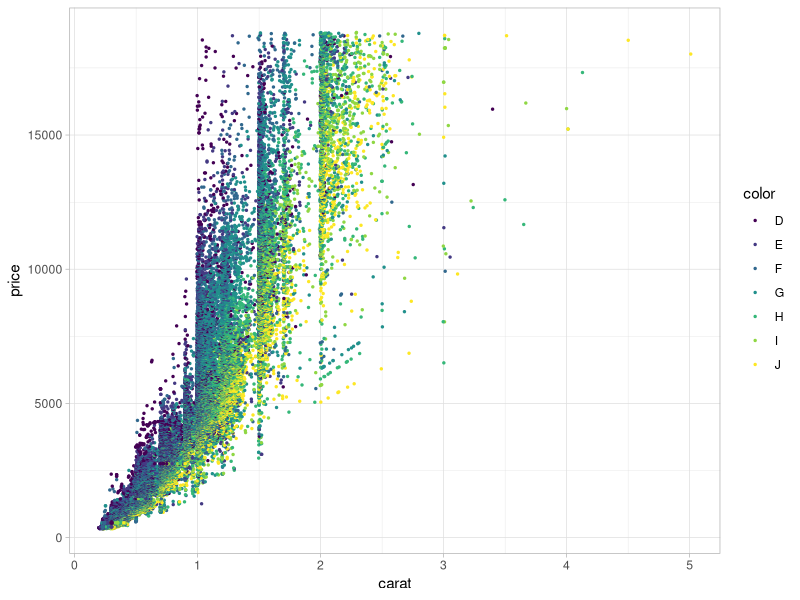
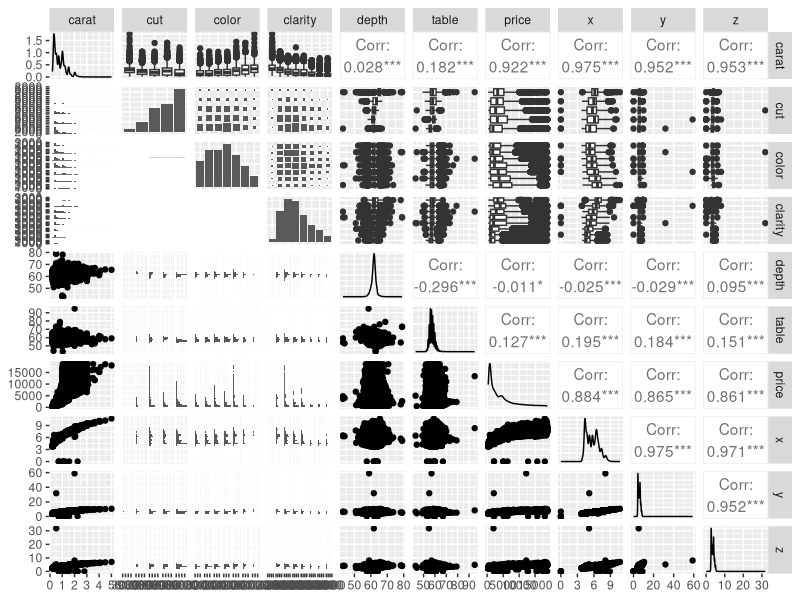
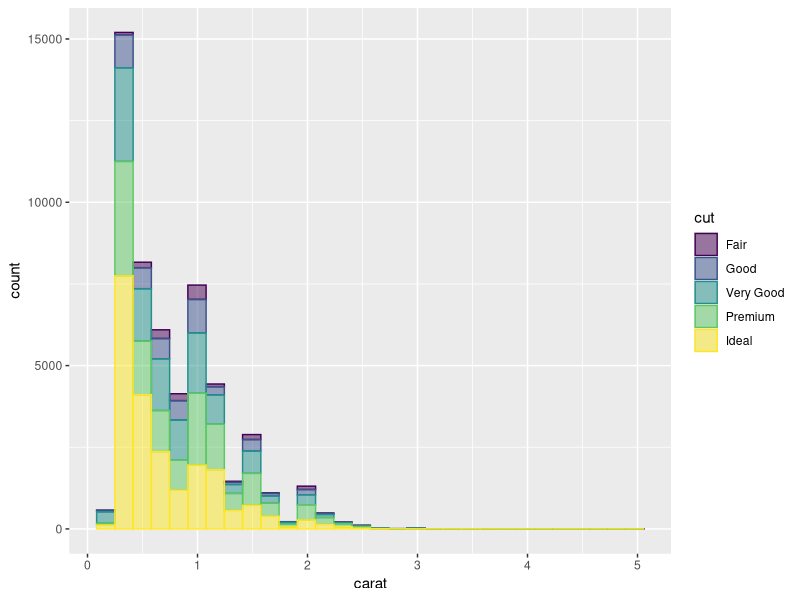

Generate these figures, in order, with R:
## ---- chunk 1
knitr::opts_chunk$set(echo = TRUE)
## ---- chunk 2
library(tidyverse)
library(skimr)
library(GGally)
## ---- chunk 3
names(diamonds)
dim(diamonds)
summary(diamonds)
head(diamonds)
tail(diamonds)

skimr::skim(diamonds)

ggplot(data = diamonds, aes(x = carat, y = price))+
  geom_jitter(aes(color = color), size = 0.5) +
  theme_light()

GGally::ggpairs(diamonds)

view(diamonds)
## ---- chunk 4
ggplot(data = diamonds, aes(x = carat, color = cut, fill = cut)) +
  geom_histogram(alpha = 0.5) 
